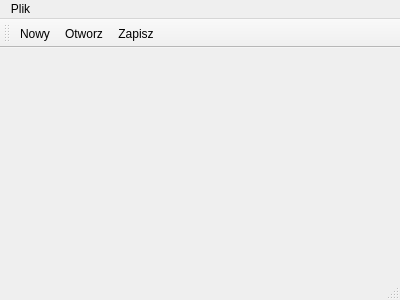
<?xml version="1.0" encoding="UTF-8"?>
<ui version="4.0">
 <class>MainWindow</class>
 <widget class="QMainWindow" name="MainWindow">
  <property name="geometry">
   <rect>
    <x>0</x>
    <y>0</y>
    <width>400</width>
    <height>300</height>
   </rect>
  </property>
  <property name="windowTitle">
   <string>MainWindow</string>
  </property>
  <widget class="QWidget" name="centralWidget"/>
  <widget class="QMenuBar" name="menuBar">
   <property name="geometry">
    <rect>
     <x>0</x>
     <y>0</y>
     <width>400</width>
     <height>21</height>
    </rect>
   </property>
   <widget class="QMenu" name="menuPlik">
    <property name="title">
     <string>Plik</string>
    </property>
    <addaction name="actionNowy"/>
    <addaction name="actionOtw_rz"/>
    <addaction name="actionZapisz"/>
   </widget>
   <addaction name="menuPlik"/>
  </widget>
  <widget class="QToolBar" name="mainToolBar">
   <attribute name="toolBarArea">
    <enum>TopToolBarArea</enum>
   </attribute>
   <attribute name="toolBarBreak">
    <bool>false</bool>
   </attribute>
   <addaction name="actionNowy"/>
   <addaction name="actionOtw_rz"/>
   <addaction name="actionZapisz"/>
  </widget>
  <widget class="QStatusBar" name="statusBar"/>
  <action name="actionNowy">
   <property name="icon">
    <iconset resource="ikony.qrc">
     <normaloff>:/new/ikony/New.png</normaloff>:/new/ikony/New.png</iconset>
   </property>
   <property name="text">
    <string>Nowy</string>
   </property>
  </action>
  <action name="actionOtw_rz">
   <property name="icon">
    <iconset resource="ikony.qrc">
     <normaloff>:/new/ikony/Open.png</normaloff>:/new/ikony/Open.png</iconset>
   </property>
   <property name="text">
    <string>Otworz</string>
   </property>
  </action>
  <action name="actionZapisz">
   <property name="icon">
    <iconset resource="ikony.qrc">
     <normaloff>:/new/ikony/Save.png</normaloff>:/new/ikony/Save.png</iconset>
   </property>
   <property name="text">
    <string>Zapisz</string>
   </property>
  </action>
 </widget>
 <layoutdefault spacing="6" margin="11"/>
 <resources>
  <include location="ikony.qrc"/>
 </resources>
 <connections/>
</ui>
